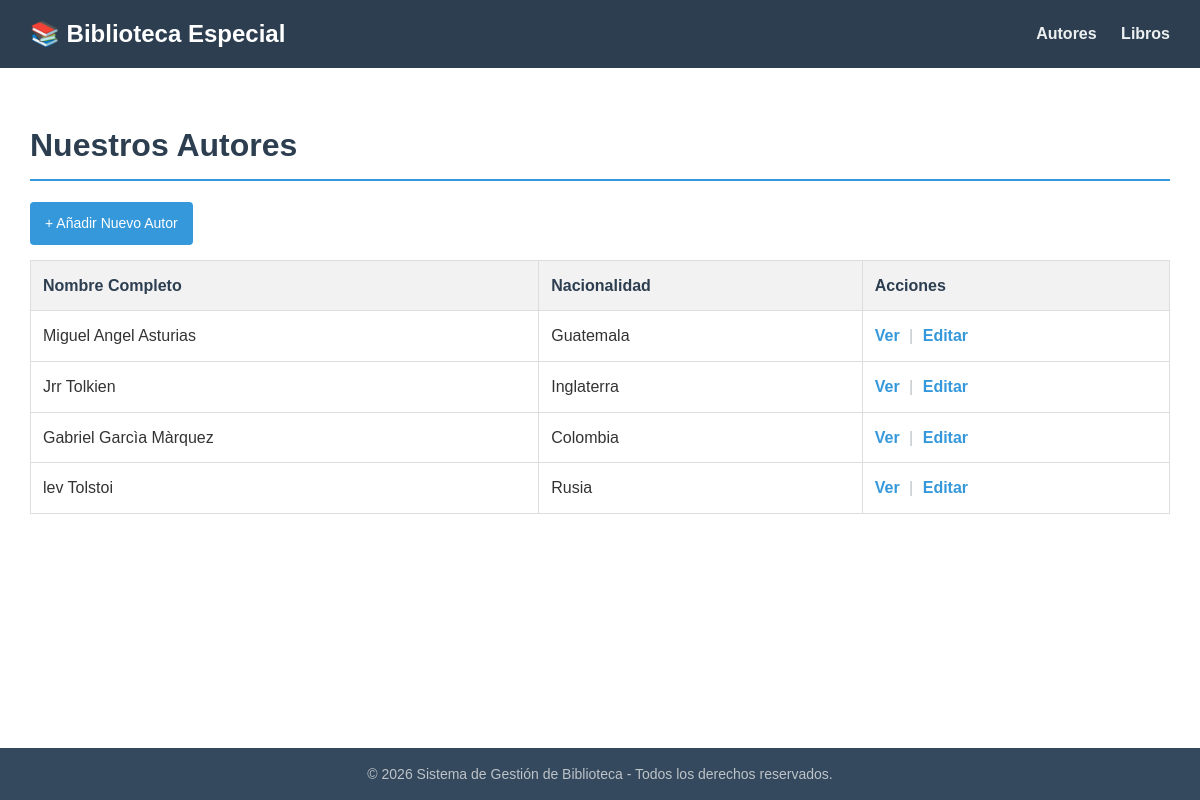
Screenshot of /biblioteca/autores/ with the database file from the repository.
### biblioteca/models.py (models this page shows, shortened)
class Autor(models.Model):
    nombre = models.CharField(max_length=100)
    apellido = models.CharField(max_length=100)
    nacionalidad = models.CharField(max_length=50, blank=True, null=True)
    fecha_nacimiento = models.DateField(blank=True, null=True)

### biblioteca/views.py (the view)
# urls.py: path("autores/", views.AutorListView.as_view(), name="autor-list"),
class AutorListView(ListView):
    model = Autor
    template_name = 'autor_list.html'
    context_object_name = 'autores'

### biblioteca/templates/biblioteca/autor_list.html
{% extends 'biblioteca/base.html' %}
{% block contenido %}
    <h1>Nuestros Autores</h1>
    <a href="{% url 'autor-create' %}" class="btn">+ Añadir Nuevo Autor</a>
    <table>
        <thead>
            <tr>
                <th>Nombre Completo</th>
                <th>Nacionalidad</th>
                <th>Acciones</th>
            </tr>
        </thead>
        <tbody>
            {% for autor in autores %}
            <tr>
                <td>{{ autor.nombre }} {{ autor.apellido }}</td>
                <td>{{ autor.nacionalidad|default:"No especificada" }}</td>
                <td>
                    <a href="{% url 'autor-detail' autor.pk %}" class="link-accion">Ver</a>
                    <span class="separador">|</span>
                    <a href="{% url 'autor-update' autor.pk %}" class="link-accion">Editar</a>
                </td>
            </tr>
            {% empty %}
            <tr>
                <td colspan="3" style="text-align: center; color: #7f8c8d; padding: 20px;">
                    No hay autores registrados en el sistema.
                </td>
            </tr>
            {% endfor %}
        </tbody>
    </table>
{% endblock %}

### biblioteca/templates/biblioteca/base.html (style rules this page uses)
body { font-family: Arial, sans-serif; margin: 0; padding: 0; line-height: 1.6; color: #333; display: flex; flex-direction: column; min-height: 100vh; }
h1 { color: #2c3e50; border-bottom: 2px solid #3498db; padding-bottom: 8px; }
.btn { display: inline-block; padding: 10px 15px; color: white; text-decoration: none; border-radius: 4px; font-size: 14px; border: none; cursor: pointer; box-sizing: border-box; background-color: #3498db; }
.link-accion { text-decoration: none; color: #3498db; font-weight: bold; }
.separador { color: #bdc3c7; margin: 0 5px; }
table { width: 100%; border-collapse: collapse; margin-top: 15px; margin-bottom: 30px; }
th, td { border: 1px solid #ddd; padding: 12px; text-align: left; }
th { background-color: #f2f2f2; color: #2c3e50; font-weight: bold; }

### rows the page displays
Autor: nombre "Miguel Angel", apellido "Asturias", nacionalidad "Guatemala"
Autor: nombre "Jrr", apellido "Tolkien", nacionalidad "Inglaterra"
Autor: nombre "Gabriel", apellido "Garcìa Màrquez", nacionalidad "Colombia"
Autor: nombre "lev", apellido "Tolstoi", nacionalidad "Rusia"
